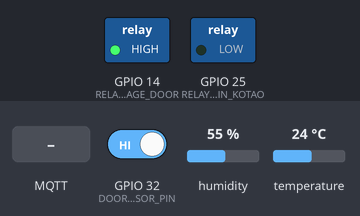
A sketch run on a simulated ESP32. Shown: switched loads named in the sketch (green lamp = pin HIGH). The test bench sets the inputs (shaded band); at power-on: GPIO 32 (DOOR_SENSOR_PIN) HIGH, humidity 55 %, temperature 24 °C. WiFi joins after 1.5 s; servers stay silent unless stated; no MQTT or app messages arrive unless stated; what the sketch prints to the serial monitor is not drawn.

Above: at 3.7 s.
3.8 s: MQTT message "on" arrives on the second subscribed topic
At 5.7 s:
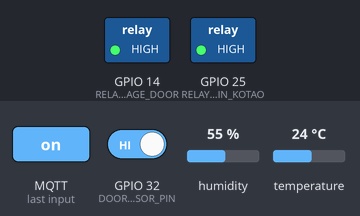
6.0 s: MQTT message "press" arrives on the third subscribed topic
At 7.8 s:
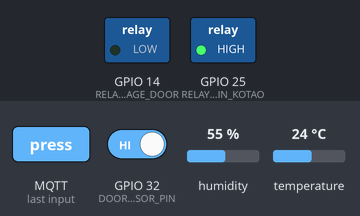
10.0 s: MQTT message "off" arrives on the second subscribed topic
At 11.1 s:
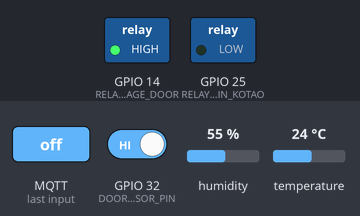
Timing chart, 0 to 13.0 s (numbered marks = the images above; inputs shaded):
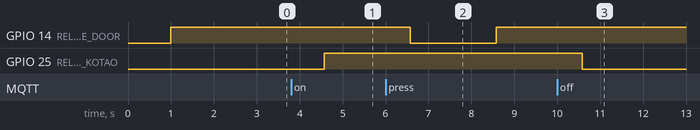

The sketch:

esp32_all_on_one.ino
```cpp
#include <WiFiManager.h> // https://github.com/tzapu/WiFiManager
#include <PubSubClient.h>
#include "DHT.h"


#define DHTPIN 26     // Digital pin connected to the DHT sensor
#define DOOR_SENSOR_PIN  32
#define RELAY_PIN_KOTAO 25
#define RELAY_PIN_GARAGE_DOOR 14

#define DHTTYPE DHT22


int doorState;
int kotaoState;


//Enter your mqtt server configurations
const char* mqttServer = "";    //Enter Your mqttServer address
const int mqttPort = 1883;       //Port number
const char* mqttUser = ""; //User
const char* mqttPassword = ""; //Password
// END MQTT CONFIGURATION

WiFiClient espClient;
PubSubClient client(espClient);
DHT dht(DHTPIN, DHTTYPE);

void setup() {
  Serial.begin(9600);                     // initialize serial
  delay(1000);

  pinMode(RELAY_PIN_GARAGE_DOOR, OUTPUT);
  digitalWrite(RELAY_PIN_GARAGE_DOOR, HIGH);

  pinMode(DOOR_SENSOR_PIN, INPUT_PULLUP); // set ESP32 pin to input pull-up mode
  digitalWrite(DOOR_SENSOR_PIN, HIGH);

  pinMode(RELAY_PIN_KOTAO, OUTPUT);
  digitalWrite(RELAY_PIN_KOTAO, LOW);


  dht.begin();
  DHT dht(DHTPIN, DHTTYPE);

  WiFi.mode(WIFI_STA);
  WiFiManager wm;
  bool res;
  res = wm.autoConnect("AutoConnectAP","password");
  if(!res) {
    Serial.println("Failed to connect");
  }
  else {
    Serial.println("connected...yeey :)");
  }
}


void connect() {
  client.setServer(mqttServer, mqttPort);
  client.setCallback(MQTTcallback);

  while (!client.connected()) {
   Serial.println("Connecting to MQTT...");

   if (client.connect("ESP32-WROOM32", mqttUser, mqttPassword )) {

     Serial.println("connected");

   } else {

    Serial.print("failed with state ");
    Serial.println(client.state());  //If you get state 5: mismatch in configuration
    delay(1000);

     }

  }


  client.subscribe("SavkeHOME/garageOC");
  client.subscribe("SavkeHOME/kotao");
  client.subscribe("SavkeHOME/controlGarageDoor");
  // client.publish("SavkeHOME/kotaoStatus",String("off").c_str());

}

void MQTTcallback(char* topic, byte* payload, unsigned int length) {

  if (strcmp(topic,"SavkeHOME/controlGarageDoor")==0){
    String controlGarageDoor;
    for (int i = 0; i < length; i++) {
      controlGarageDoor = controlGarageDoor + (char)payload[i];  //Conver *byte to String
    }

    if(controlGarageDoor == "press") {
      digitalWrite(RELAY_PIN_GARAGE_DOOR, LOW);
      delay(2000);
      digitalWrite(RELAY_PIN_GARAGE_DOOR, HIGH);
      }
  }

  if (strcmp(topic,"SavkeHOME/kotao")==0){
    String kotao;
    for (int i = 0; i < length; i++) {
      kotao = kotao + (char)payload[i];
    }

    if (kotao=="off"){
      digitalWrite(RELAY_PIN_KOTAO, LOW);
    }
      else if (kotao=="on"){
        digitalWrite(RELAY_PIN_KOTAO, HIGH);
      }
  }

}


void publishTH(float T, float H) {
  client.publish("SavkeHOME/garageTemp",String(T).c_str());
  client.publish("SavkeHOME/garageHumidity",String(H).c_str());
}

void publishGarageDoorState(int doorState) {
  if (doorState == HIGH) {
    // Serial.println("The door is open");
    client.publish("SavkeHOME/garagestatus",String("open").c_str());
  } else {
    // Serial.println("The door is closed");
    client.publish("SavkeHOME/garagestatus",String("closed").c_str());
  }
}

void publishKotaoState(int kotaoState) {
  if (kotaoState == HIGH) {
    client.publish("SavkeHOME/kotaoStatus",String("on").c_str());
  } else {
    client.publish("SavkeHOME/kotaoStatus",String("off").c_str());
  }
}

void loop() {
  client.loop();

  if(!client.connected()){
    Serial.println("MQTT client disconnected");
    connect();
  }

  delay(2000);
  doorState = digitalRead(DOOR_SENSOR_PIN); // read state
  kotaoState = digitalRead(RELAY_PIN_KOTAO);

  publishGarageDoorState(doorState);
  publishTH(dht.readTemperature(),dht.readHumidity());
  publishKotaoState(kotaoState);

}
```

Measured:
- after the input at 3.8 s, GPIO 25 (RELAY_PIN_KOTAO): LOW → HIGH after 0.77 s
- after the input at 6.0 s, GPIO 14 (RELAY_PIN_GARAGE_DOOR): HIGH → LOW after 0.58 s, → HIGH 2.0 s later
- after the input at 10.0 s, GPIO 25 (RELAY_PIN_KOTAO): HIGH → LOW after 0.58 s
